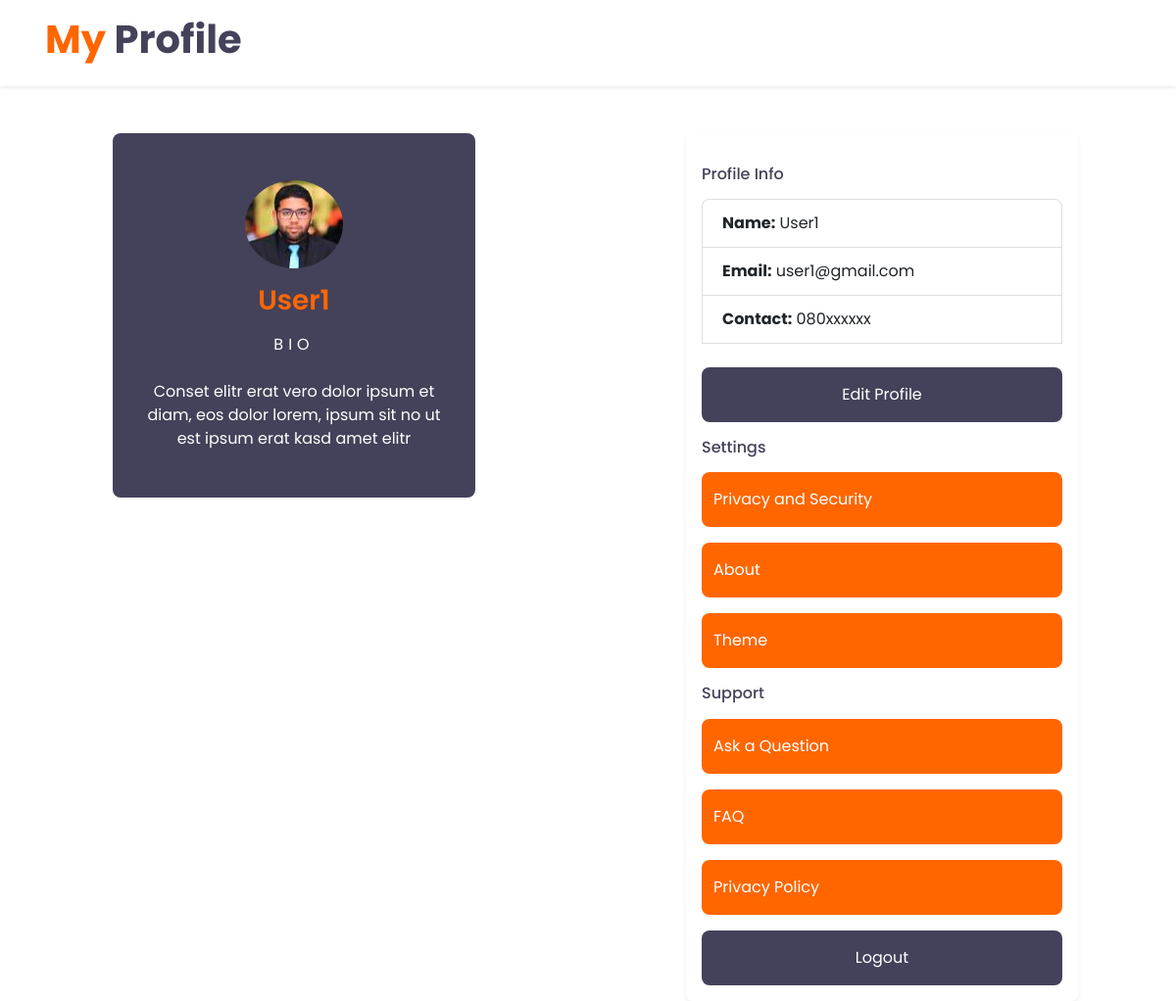
Page /accounts/user-account/ (signed in) on the committed database.
### accounts/models.py (models this page shows, shortened)
class CustomUser(AbstractBaseUser, PermissionsMixin):
    full_name = models.CharField(max_length=30, blank=True)
    email = models.EmailField(unique=True)
    is_active = models.BooleanField(default=True)
    is_staff = models.BooleanField(default=False)
    objects = CustomUserManager()
    USERNAME_FIELD = 'email'
    REQUIRED_FIELDS = []  # Other required fields apart from email

class Profile(models.Model):
    user = models.OneToOneField(CustomUser, on_delete=models.CASCADE, related_name='farmer_profile')
    email_token = models.CharField(max_length=200, default=False)
    is_verified = models.BooleanField(default=False)
    id_user = models.IntegerField()
    contact = models.CharField(max_length=11, default="080xxxxxx")
    profile_img = models.ImageField(upload_to='img/profile_images',  blank=True, null=False)

### accounts/views.py (the view)
# urls.py: path('user-account/', AccountView, name='account'),
@login_required
def AccountView(request):
     user = request.user
     profile = Profile.objects.get(user=user)
     context = {
          'user' : user,
          'profile': profile,
     }
     return render(request, 'accounts/account.html', context)

### accounts/templates/accounts/account.html (shortened to what this page needs)
<!DOCTYPE html>
<html lang="en">
  {% load static %}
  <head>
    <link
      href="https://cdnjs.cloudflare.com/ajax/libs/font-awesome/5.10.0/css/all.min.css"
      rel="stylesheet"
    />
    <link
      href="{% static 'lib/owlcarousel/assets/owl.carousel.min.css' %}"
      rel="stylesheet"
    />
    <link
      href="https://cdn.jsdelivr.net/npm/bootstrap@5.3.7/dist/css/bootstrap.min.css"
      rel="stylesheet"
    />
    <link href="{% static 'css/style.css' %}" rel="stylesheet" />
  </head>
  <body>
    <nav class="bg-white shadow-sm">
      <div class="container p-3">
        <h1><span class="text-primary">My</span> Profile</h1>
      </div>
    </nav>
    <div class="row d-lg-flex mx-auto">
      <div class="col-lg-4 mt-5 mx-auto">
        <div class="d-flex flex-column text-center bg-dark rounded mb-5 py-5 px-4">
                      {% if profile.profile_img %}
                      <img src="{{profile.profile_img.url}}" class="img-fluid rounded-circle mx-auto mb-3" style="width: 100px; height: 90px;">
                      {% else %}
                      <img src="{% static 'img/user.jpg' %}" class="img-fluid rounded-circle mx-auto mb-3" style="width: 100px; height: 90px;">
                      {% endif %}
                      <h3 class="text-primary mb-3">{{user.full_name}}</h3>
                      <p class="text-uppercase mb-4 text-white" style="letter-spacing: 5px;">BIO</p>
                      <p class="text-white m-0">Conset elitr erat vero dolor ipsum et diam, eos dolor lorem, ipsum sit no ut est  ipsum erat kasd amet elitr</p>
                    </div>
                  </div>
                  <div
      class="container-sm mt-5 p-3 bg-body col-lg-4 px-3 shadow-sm rounded-2"
    >
      <h6 class="text-dark my-3">Profile Info</h6>
      <ul class="list-group">
        <li class="list-group-item"><b>Name:</b> {{user.full_name}}</li>
        <li class="list-group-item"><b>Email:</b> {{user.email}}</li>
        <li class="list-group-item"><b>Contact:</b> {{profile.contact}}</li>
        <br>
        <a
        href="{% url 'edit-profile' %}"
        class="btn btn-dark btn-block border-0 py-3"
        >
        Edit Profile
      </a>
    </ul>
    <h6 class="text-dark my-3">Settings</h6>
    <div class="d-grid gap-2">
      <a href="#" class="btn btn-primary btn-block border-0 py-3 text-start border">
          Privacy and Security
        </a>
        <a href="" class="btn btn-primary btn-block border-0 py-3 text-start border">
          About
        </a>
        <a href="" class="btn btn-primary btn-block border-0 py-3 text-start border">
          Theme
        </a>
      </div>
      <h6 class="text-dark my-3">Support</h6>
      <div class="d-grid gap-2">
        <a href="#" class="btn btn-primary btn-block border-0 py-3 text-start border my-custom-btn">
          Ask a Question
        </a>
        <a href="" class="btn btn-primary btn-block border-0 py-3 text-start border my-custom-btn">
          FAQ
        </a>
        <a href="" class="btn btn-primary btn-block border-0 py-3 text-start border my-custom-btn">
          Privacy Policy
        </a>
        <a
        href="{% url 'logout' %}"
          class="btn btn-dark btn-block border-0 py-3"
        >
          Logout
        </a>
      </div>
    </div>
  </div>
  </body>
</html>

### rows in the picture
CustomUser: full_name "User1", email "user1@gmail.com"
Profile: contact "080xxxxxx"
